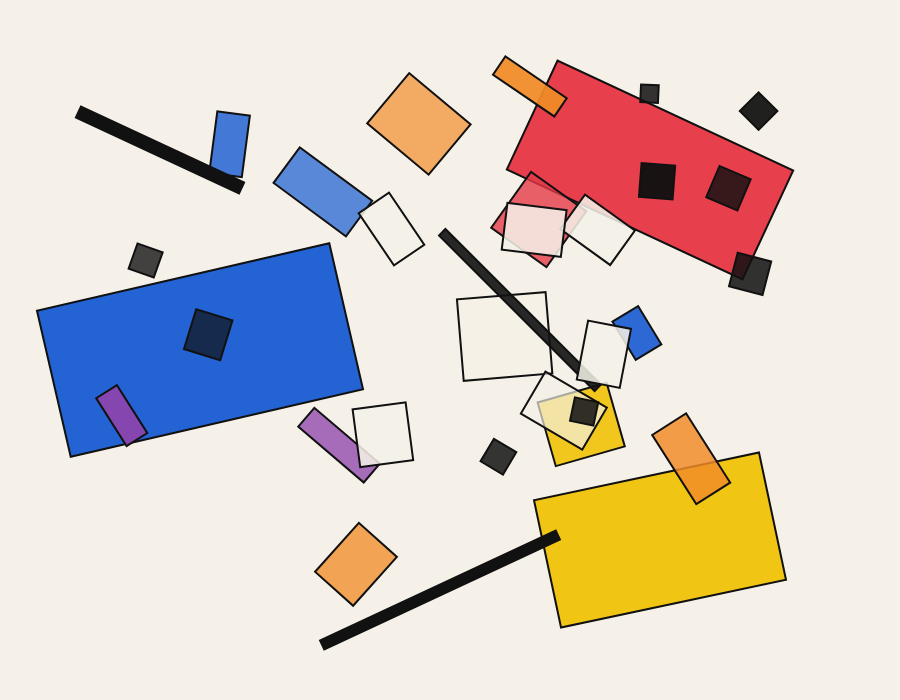
Frame 1 (no input)
Frame 2 (the mouse pressed at the canvas centre, redrawn once): identical to frame 1, image omitted

The p5.js sketch that drew this single still picture (run headless with seeded random() and noise() and a simulated clock; the mouse was pressed at the canvas centre and the sketch redrawn once):

// p5.js sketch
// ── sketch.js
/*
  ============================================================
  COMPOSIÇÃO ABSTRATA INSPIRADA EM WASSILY KANDINSKY
  ============================================================

  Este programa cria uma composição abstrata estática usando
  APENAS a primitiva geométrica quad() para desenhar as formas.

  A proposta é inspirada em princípios recorrentes na obra de
  Wassily Kandinsky:

  - Abstração geométrica;
  - Equilíbrio entre elementos grandes e pequenos;
  - Assimetria;
  - Contraste entre cores;
  - Uso de cores primárias e cores de alto contraste;
  - Sobreposição de formas;
  - Sensação de movimento através de diagonais;
  - Relação entre áreas vazias e áreas ocupadas;
  - Tensão visual entre diferentes tamanhos e direções.

  IMPORTANTE:
  O programa NÃO tenta reproduzir uma obra específica de
  Kandinsky. Ele utiliza algumas ideias compositivas associadas
  à sua produção artística.

  A aleatoriedade é usada para variar a posição, o tamanho,
  a rotação e algumas cores dos elementos. Entretanto, os
  valores são limitados para manter uma composição visualmente
  organizada.

  Para manter o desenho estático, usamos noLoop().
  Assim, a composição é criada apenas uma vez.

  ============================================================
*/


// ------------------------------------------------------------
// CONFIGURAÇÕES GERAIS
// ------------------------------------------------------------

let largura = 900;
let altura = 700;


// ------------------------------------------------------------
// PALETA DE CORES
// ------------------------------------------------------------

// Kandinsky explorava relações intensas entre cores.
// Aqui utilizamos principalmente cores primárias, secundárias,
// preto, branco e alguns tons intermediários.

let paleta = [
  "#E63947", // vermelho
  "#F1C40F", // amarelo
  "#2463D4", // azul
  "#111111", // preto
  "#F5F1E8", // branco quente
  "#F28C28", // laranja
  "#2A9D8F", // verde-azulado
  "#8E44AD"  // violeta
];


// ------------------------------------------------------------
// FUNÇÃO SETUP
// ------------------------------------------------------------

function setup() {

  // Criamos uma tela horizontal.
  createCanvas(largura, altura);

  // Removemos a animação.
  // O desenho será produzido apenas uma vez.
  noLoop();

  // Fundo claro para aumentar o contraste das formas.
  background("#F5F1E8");

  // Permite trabalhar com transparência nas formas.
  // A função quad() continuará sendo a única primitiva
  // geométrica utilizada.
  desenharComposicao();
}


// ------------------------------------------------------------
// FUNÇÃO DRAW
// ------------------------------------------------------------

// A função draw() não precisa desenhar nada porque usamos
// noLoop() no setup(). Ela permanece aqui para deixar claro
// para iniciantes como o p5.js organiza um sketch.

function draw() {
  // A composição já foi criada em setup().
}


// ------------------------------------------------------------
// COMPOSIÇÃO PRINCIPAL
// ------------------------------------------------------------

function desenharComposicao() {

  /*
    Primeiro criamos grandes áreas geométricas.

    Elementos grandes ajudam a estabelecer o "peso" visual
    da composição.
  */

  desenharForma(
    200, 350,
    300, 150,
    -13,
    "#2463D4",
    255
  );

  desenharForma(
    650, 170,
    260, 120,
    25,
    "#E63946",
    245
  );

  desenharForma(
    660, 540,
    230, 130,
    -12,
    "#F1C40F",
    250
  );


  /*
    Agora acrescentamos formas menores.

    A diferença de escala cria uma hierarquia visual.
  */

  for (let i = 0; i < 14; i++) {

    let x;
    let y;

    /*
      Evitamos concentrar todos os elementos no centro.
      A distribuição é feita em diferentes regiões da tela.
    */

    if (i % 2 == 0) {
      x = random(80, 420);
      y = random(80, 620);
    } else {
      x = random(480, 820);
      y = random(70, 640);
    }

    let larguraForma = random(30, 110);
    let alturaForma = random(20, 90);

    let rotacao = random(-60, 60);

    let cor = random(paleta);

    /*
      Algumas formas recebem transparência.
      Isso cria sobreposição e mistura visual.
    */

    let transparencia = random(170, 245);

    desenharForma(
      x,
      y,
      larguraForma,
      alturaForma,
      rotacao,
      cor,
      transparencia
    );
  }


  /*
    Criamos uma série de elementos diagonais.

    Kandinsky frequentemente utilizava relações dinâmicas
    entre linhas, formas e direções. Como não podemos utilizar
    line(), criamos essas "linhas grossas" como quadriláteros
    muito estreitos.
  */

  desenharForma(
    160, 150,
    180, 12,
    25,
    "#111111",
    255
  );

  desenharForma(
    440, 590,
    260, 10,
    -25,
    "#111111",
    255
  );

  desenharForma(
    520, 310,
    220, 9,
    45,
    "#111111",
    230
  );


  /*
    Acrescentamos alguns elementos pequenos e escuros.

    Eles funcionam como pontos de "peso" visual.
  */

  for (let i = 0; i < 8; i++) {

    let x = random(100, 800);
    let y = random(80, 620);

    let tamanho = random(12, 35);

    desenharForma(
      x,
      y,
      tamanho,
      tamanho,
      random(0, 45),
      "#111111",
      random(190, 255)
    );
  }


  /*
    Finalmente, algumas formas claras são colocadas sobre
    outras formas.

    Isso cria a sensação de profundidade e sobreposição.
  */

  for (let i = 0; i < 5; i++) {

    let x = random(150, 750);
    let y = random(100, 600);

    desenharForma(
      x,
      y,
      random(25, 70),
      random(25, 70),
      random(-45, 45),
      "#F5F1E8",
      220
    );
  }
}


// ------------------------------------------------------------
// FUNÇÃO PARA DESENHAR UMA FORMA
// ------------------------------------------------------------

function desenharForma(
  x,
  y,
  larguraForma,
  alturaForma,
  angulo,
  cor,
  transparencia
) {

  /*
    push() salva o sistema de coordenadas atual.

    Isso permite girar uma forma sem alterar as outras formas.
  */

  push();

  // Levamos a origem para o centro da forma.
  translate(x, y);

  // Giramos a forma.
  rotate(radians(angulo));


  // ----------------------------------------------------------
  // ESTILIZAÇÃO
  // ----------------------------------------------------------

  // Cor de preenchimento.
  fill(cor);

  // Contorno preto.
  stroke("#111111");

  // Contorno relativamente fino.
  strokeWeight(2);

  // Aplicamos transparência.
  // A função alpha() extrai a parte hexadecimal da cor,
  // portanto utilizamos diretamente o valor de transparência
  // no fill() através de uma pequena função auxiliar.
  fill(
    red(cor),
    green(cor),
    blue(cor),
    transparencia
  );


  // ----------------------------------------------------------
  // DESENHO
  // ----------------------------------------------------------

  /*
    ESTA É A ÚNICA PRIMITIVA GEOMÉTRICA DO PROGRAMA:

                         quad()

    Um quadrilátero é definido por quatro pontos.

    Ao modificar a largura, altura e rotação, conseguimos
    produzir retângulos, quadrados e formas visualmente
    inclinadas sem utilizar rect(), ellipse(), line(),
    triangle() ou outras primitivas.
  */

  quad(
    -larguraForma / 2,
    -alturaForma / 2,

     larguraForma / 2,
    -alturaForma / 2,

     larguraForma / 2,
     alturaForma / 2,

    -larguraForma / 2,
     alturaForma / 2
  );


  // Restauramos o sistema de coordenadas anterior.
  pop();
}
